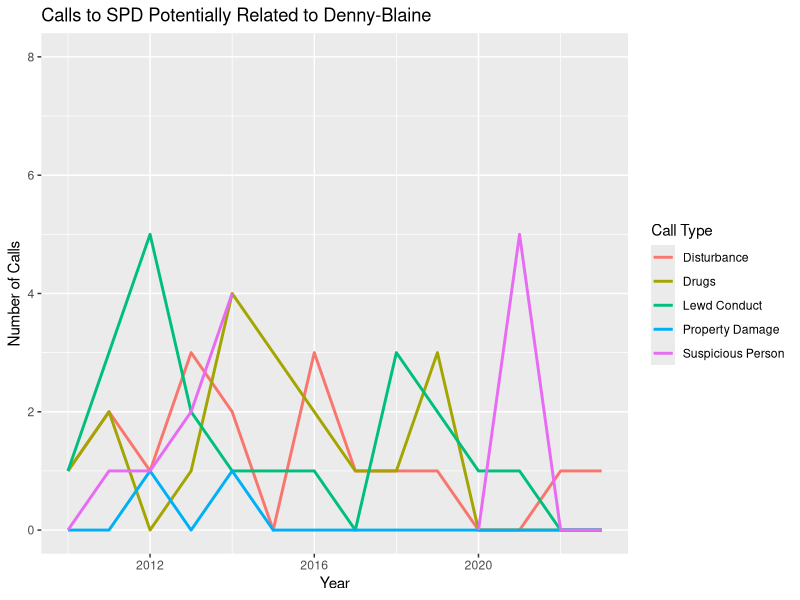
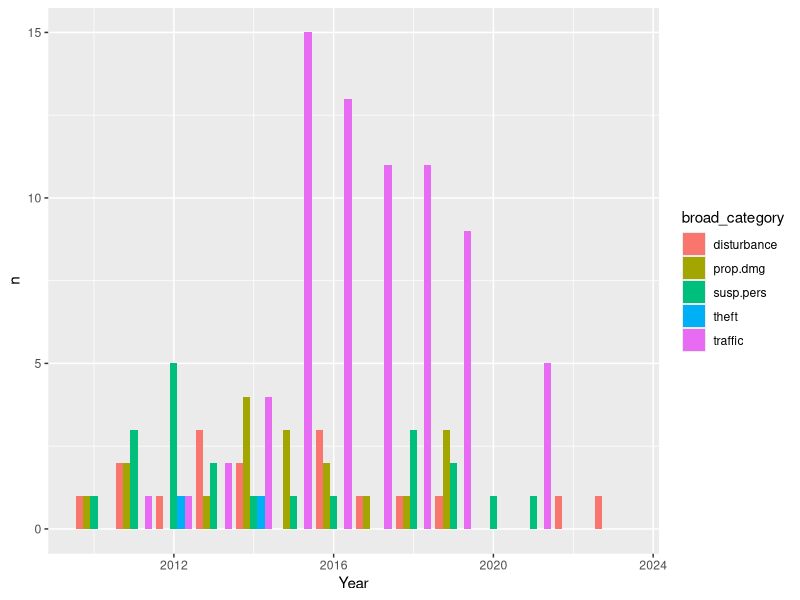
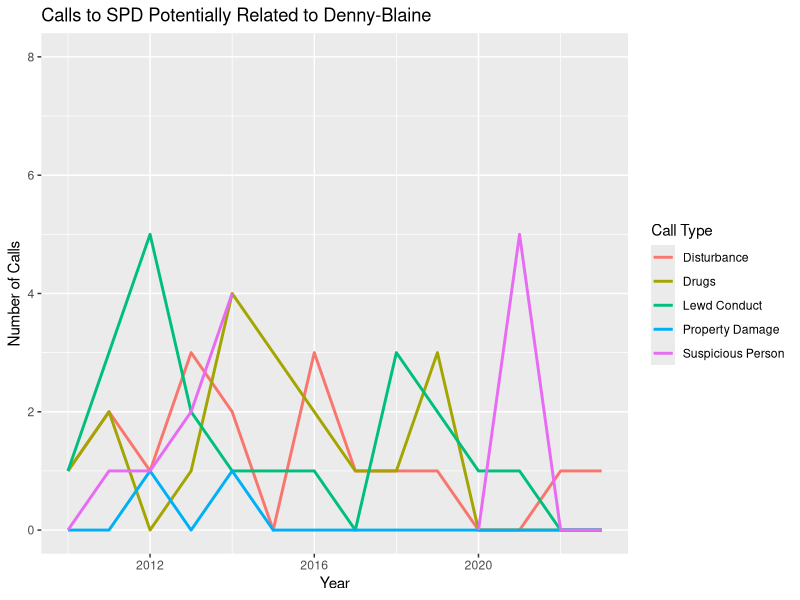

R code for these plots, in order: (Note: this script raises an error after producing the figures.)
## ---- chunk 1
knitr::opts_chunk$set(echo = TRUE)
## ---- chunk 2
# Add all required libraries here
list.of.packages <- c("tidyverse", "lubridate")
# Get names of all required packages that aren't installed
new.packages <- list.of.packages[!(list.of.packages %in% installed.packages()[, "Package"])]
# Install all new packages
if(length(new.packages)) install.packages(new.packages)


# Load all required libraries
lapply(list.of.packages, FUN = function(X) {
  do.call("require", list(X))
})
## ---- chunk 3
# Read in data
db_call_dat <- read.csv(file = "../output/potential_db_calls_2010-2023.csv")

# Create new Year column
db_call_dat$Year <- isoyear(db_call_dat$Incident.Date)

# Create line plot of broad call type vs. year

# Mutate data
graph_dat <- db_call_dat %>%
  group_by(broad_category, Year, .drop = FALSE) %>%
  summarise(n = length(broad_category))

# Convert to tibble
graph_dat <- as_tibble(graph_dat)

# Add in zeros
graph_dat <- graph_dat %>% 
  complete(broad_category, Year, fill = list(n = 0))

# Create graph
graph_dat %>%
  ggplot(aes(x = Year, y = n, group = broad_category, color = broad_category)) +
  geom_line(size = 1) +
  ylim(0, 8) +
  labs(y = "Number of Calls", col = "Call Type") +
  scale_color_discrete(labels = c("Disturbance", "Drugs", "Lewd Conduct", "Property Damage", "Suspicious Person", "Traffic and Parking")) +
  ggtitle("Calls to SPD Potentially Related to Denny-Blaine")
  
# Save graph
ggsave(filename = "../graphs/potential_DB_calls.png", plot = last_plot(),
       width = 10, height = 7, units = "in")

graph_dat %>%
  ggplot(aes(fill = broad_category, y = n, x = Year)) +
  geom_bar(position = "dodge", stat = "identity")

ggplot(data, aes(fill=condition, y=value, x=specie)) + 
    geom_bar(position="dodge", stat="identity")


